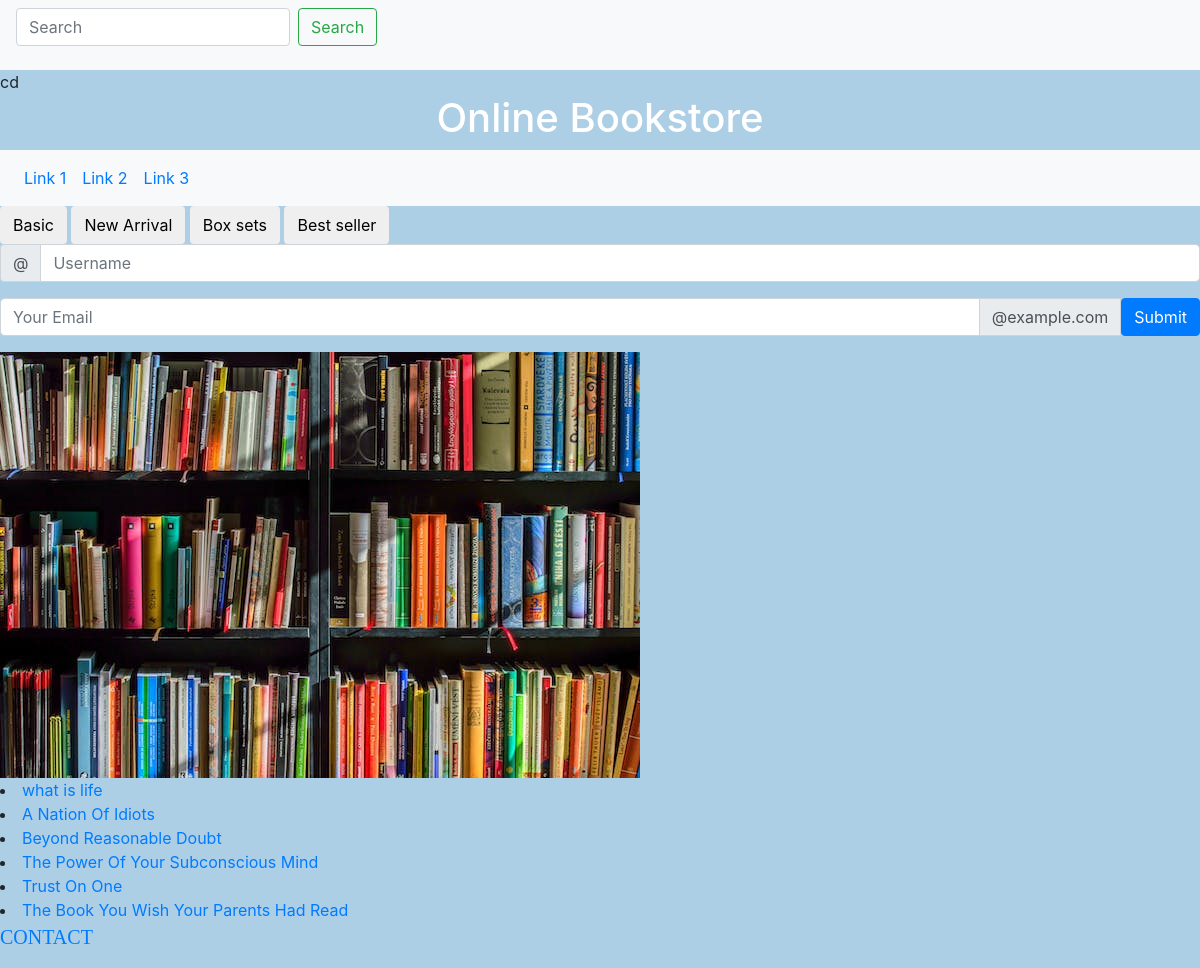
The page /bookstore/ on the database its author committed.
### myapp1/models.py (models this page shows, shortened)
class Booksavailable(models.Model):
 bookname=models.CharField(max_length=225)
 authorname=models.CharField(max_length=225)
 '''
 publisher=models.CharField(max_length=225)
price=models.IntegerField(null=True)
language=models.CharField(max_length=225)
sub_title=models.CharField(max_length=225)
'''

### myapp1/views.py (the view)
# urls.py: path('bookstore/', views.bookstore, name='bookstore'),
def bookstore(request):
  member_list = Booksavailable.objects.all().values()
  context = {
    'member_list':member_list
  }
  template = loader.get_template('bookstore.html')
  return HttpResponse(template.render(context, request))

### hello/templates/bookstore.html (shortened to what this page needs)
{% extends 'base.html' %}
{% load static %}
{% block body %}
<body>
    <h1> Online Bookstore</h1>
    <nav class="navbar navbar-expand-sm bg-light">
      <ul class="navbar-nav">
        <li class="nav-item">
          <a class="nav-link" href="#">Link 1</a>
        </li>
        <li class="nav-item">
          <a class="nav-link" href="#">Link 2</a>
        </li>
        <li class="nav-item">
          <a class="nav-link" href="#">Link 3</a>
        </li>
      </ul>
    </nav>
    <button type="button" class="btn">Basic</button>
    <button type="button" class="btn btn-New Arrival">New Arrival</button>
    <button type="button" class="btn btn-Box sets">Box sets</button>
    <button type="button" class="btn btn-Best seller">Best seller</button>
    <form>
      <div class="input-group mb-3">
        <div class="input-group-prepend">
          <span class="input-group-text">@</span>
        </div>
        <input type="text" class="form-control" placeholder="Username">
      </div>
      <div class="input-group mb-3">
        <input type="text" class="form-control" placeholder="Your Email">
        <div class="input-group-append">
          <span class="input-group-text">@example.com</span>
        </div>
        <button type="submit" class="btn btn-primary">Submit</button>
      </div>
    </form>
    <img src ="{% static 'pexels-pixabay-159711.jpg'%}">
        {% for x in member_list %}
           <li><a href="detail/{{ x.id }}">{{ x.bookname }}</a></li>
        {% endfor %}
 <p><a href="/contact"> CONTACT </a> </p>
{% endblock %}

### hello/templates/base.html (shortened to what this page needs)
{% load static %}
<html>
<head>
  <link rel="stylesheet" href="https://cdn.jsdelivr.net/npm/bootstrap@4.0.0/dist/css/bootstrap.min.css">
  <link rel="stylesheet" href="{% static 'bookstore.css' %}">
</head>
<body>
    <nav class="navbar navbar-light bg-light">
        <form class="form-inline">
          <input class="form-control mr-sm-2" type="search" placeholder="Search" aria-label="Search">
          <button class="btn btn-outline-success my-2 my-sm-0" type="submit">Search</button>
        </form>
      </nav>cd
    {% block body %}
    {% endblock %}
</body>
</html>

### hello/static/bookstore.css (style rules this page uses)
body { background-color: rgb(173, 207, 230); }
h1 { color: rgb(255, 255, 255); text-align: center; }
p { font-family: verdana; font-size: 20px; }

### rows shown on the page
Booksavailable: bookname "what is life"
Booksavailable: bookname "A Nation Of Idiots"
Booksavailable: bookname "Beyond Reasonable Doubt"
Booksavailable: bookname "The Power Of Your Subconscious Mind"
Booksavailable: bookname "Trust On One"
Booksavailable: bookname "The Book You Wish Your Parents Had Read"
